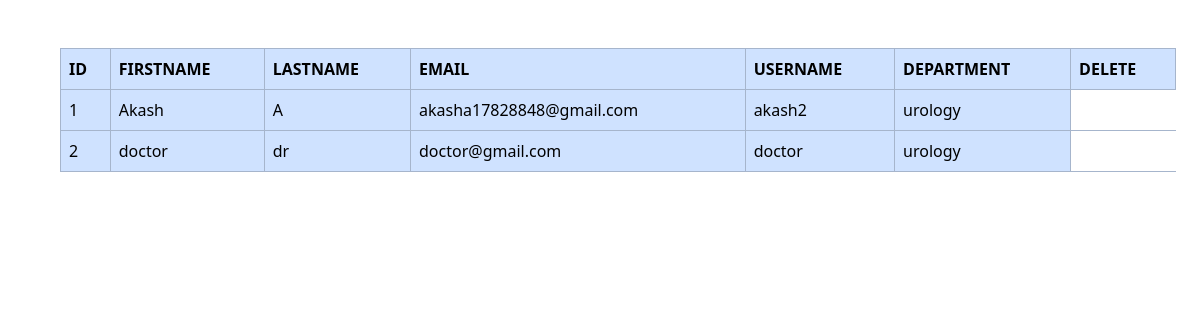
The page /viewdoctors on the database its author committed.
### happ/models.py (models this page shows)
class Doctor(models.Model):
    depid = models.ForeignKey(Department, on_delete=models.CASCADE)
    dcid = models.OneToOneField(User, on_delete=models.CASCADE, limit_choices_to={'usertype': 'doctor'})
    qualification = models.CharField(max_length=100)

class User(AbstractUser):
    USERTYPE_CHOICES = [
        ('admin', 'Admin'),
        ('doctor', 'Doctor'),
        ('patient', 'Patient'),
    ]
    usertype = models.CharField(max_length=50, choices=USERTYPE_CHOICES, default="patient")

class Department(models.Model):
    dep_name = models.CharField(max_length=100)

### happ/views.py (the view)
# urls.py: path('viewdoctors',views.viewdoctors,name='viewdoctors'),
def viewdoctors(request):
    x=Doctor.objects.all()
    return render(request,'viewdoctors.html',{'x1':x})

### happ/templates/viewdoctors.html (shortened to what this page needs)
<!DOCTYPE html>
<html lang="en">
<head>
    <link href="https://cdn.jsdelivr.net/npm/bootstrap@5.3.3/dist/css/bootstrap.min.css" rel="stylesheet">
</head>
</head>
<body>
    <div class="container m-5">
    <table  class="table table-bordered table-primary">
        <tr>
            <th>ID</th>
            <th>FIRSTNAME</th>
            <th>LASTNAME</th>
            <th>EMAIL</th>
            <th>USERNAME</th>
            <th>DEPARTMENT</th>
            <th>DELETE</th>
        </tr>
        {% for i in x1 %}
        <tr>
            <td>{{i.id}}</td>
            <td>{{i.dcid.first_name}}</td>
            <td>{{i.dcid.last_name}}</td>
            <td>{{i.dcid.email}}</td>
            <td>{{i.dcid.username}}</td>
            <td>{{i.depid.dep_name}}</td>
        </tr>
        {% endfor %}
    </table>
</div>
</body>
</html>

### rows shown on the page
Doctor: id "1", dcid.first_name "Akash", dcid.last_name "A", dcid.email "akasha17828848@gmail.com", dcid.username "akash2", depid.dep_name "urology"
Doctor: id "2", dcid.first_name "doctor", dcid.last_name "dr", dcid.email "doctor@gmail.com", dcid.username "doctor", depid.dep_name "urology"
